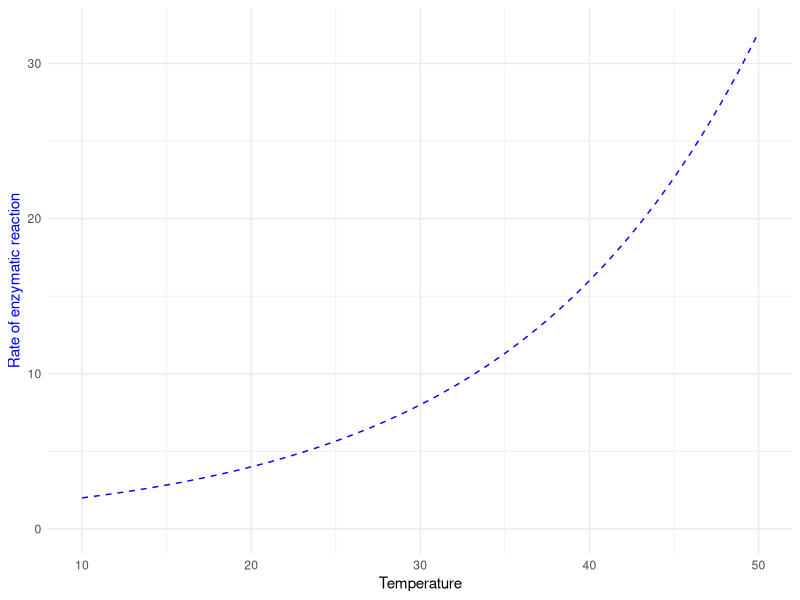
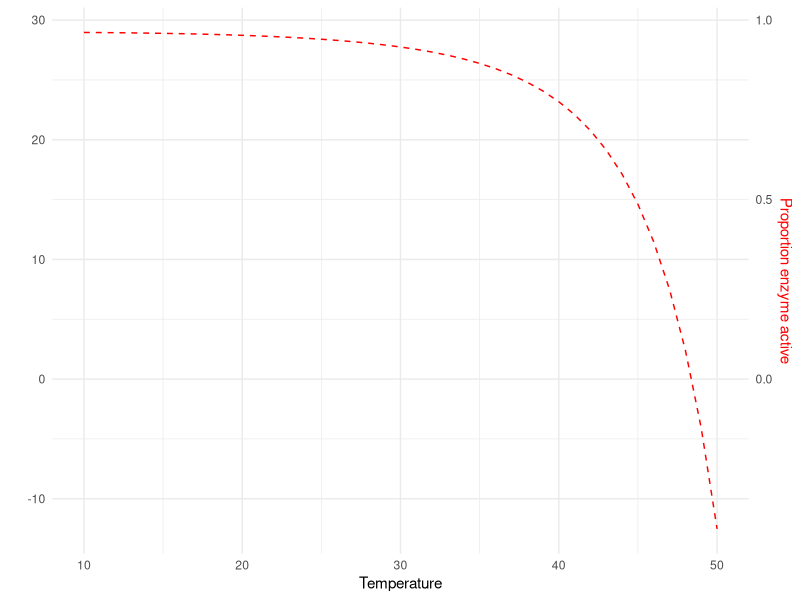
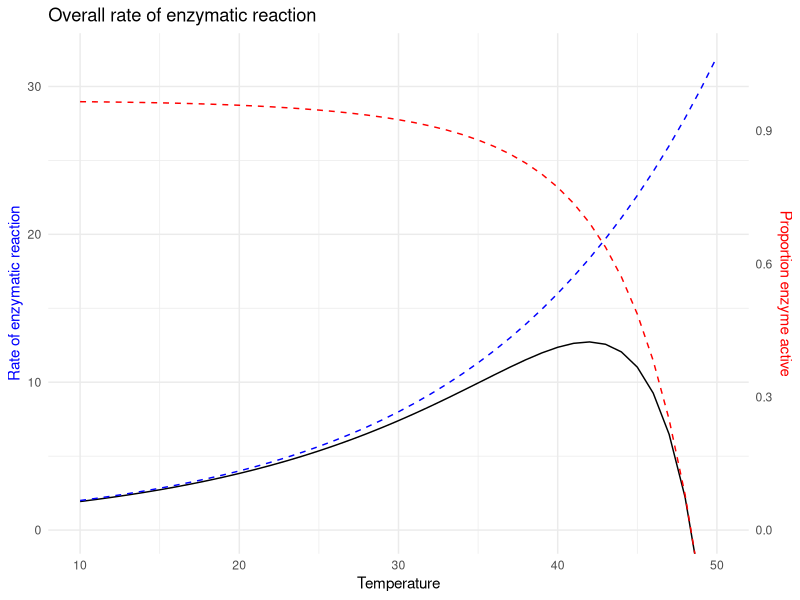

These charts were generated, in order, by the following R code: (Note: this script raises an error after producing the figures.)
## ---- chunk 1
library(tufte)
# invalidate cache when the tufte version changes
knitr::opts_chunk$set(tidy = FALSE, 
                      message = FALSE, 
                      warning = FALSE,
                      echo = FALSE,
                      cache.extra = packageVersion('tufte'))
options(htmltools.dir.version = FALSE)
## ---- chunk 2
library(tidyverse)
library(scales) # for prettier axis labels
# library(simecol) # for running model 
theme_set(theme_minimal())
## ---- chunk 3
r <- log(2)/10
df <- tibble(Temperature = 10:50, 
             Reaction = exp(r*Temperature), 
             Stability = (30 - exp(0.00003*Temperature^3))/30, 
             Rate = Reaction*Stability) 

ggplot(df, aes(Temperature, Reaction)) + 
  geom_line(color = "blue", linetype = 2) + 
  scale_y_continuous("Rate of enzymatic reaction") + 
  coord_cartesian(ylim = c(0, max(df$Reaction))) + 
  theme(axis.title.y.left = element_text(color = "blue"), 
        axis.title.y.right = element_text(color = "red"))
## ---- chunk 4
ggplot(df, aes(Temperature, Stability*30)) + 
  geom_line(color = "red", linetype = 2) + 
  scale_y_continuous("", sec.axis = sec_axis(~ . /30, name = "Proportion enzyme active")) + 
  theme(axis.title.y.left = element_text(color = "blue"), 
        axis.title.y.right = element_text(color = "red"))
## ---- chunk 5
ggplot(df, aes(Temperature, Rate)) + 
  geom_line() + 
  geom_line(aes(y=Reaction), color = "blue", linetype = 2) + 
  geom_line(aes(y=Stability*30), color = "red", linetype = 2) + 
 scale_y_continuous("Rate of enzymatic reaction", 
                    sec.axis = sec_axis(~ . /30, 
                                        name = "Proportion enzyme active")) + 
  labs(title = "Overall rate of enzymatic reaction") + 
  coord_cartesian(ylim = c(0, max(df$Reaction))) + 
  theme(axis.title.y.left = element_text(color = "blue"), 
        axis.title.y.right = element_text(color = "red")) 
## ---- chunk 6
knitr::include_graphics("DaysEcolosion.png", dpi=400)
## ---- chunk 7

df <- tibble(Speed = 10:100, 
             Time = 300/Speed)
ggplot(df, aes(Speed, Time)) + 
  geom_line() + 
  geom_point(data=df %>% filter(Speed %in% c(60,90,30))) + 
  scale_x_continuous("Speed (miles per hour)", breaks = c(30,60,90)) + 
  scale_y_continuous("Time (hours)", lim = c(0, 30))

## ---- chunk 8
knitr::include_graphics("liebigsbarrel.jpg")
